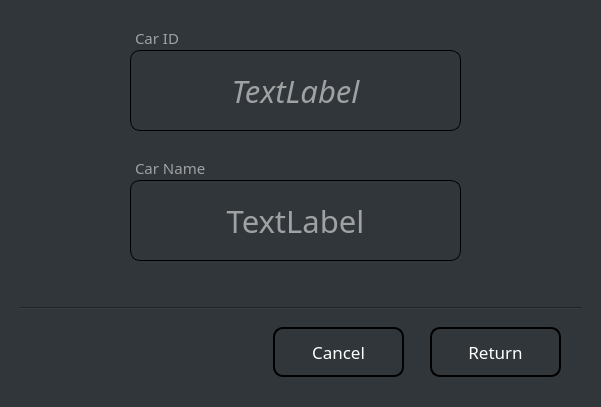
<?xml version="1.0" encoding="UTF-8"?>
<ui version="4.0">
 <class>CarReturnPopup</class>
 <widget class="QDialog" name="CarReturnPopup">
  <property name="geometry">
   <rect>
    <x>0</x>
    <y>0</y>
    <width>601</width>
    <height>407</height>
   </rect>
  </property>
  <property name="windowTitle">
   <string>Car Return</string>
  </property>
  <property name="styleSheet">
   <string notr="true">background-color: rgb(49, 54, 59);</string>
  </property>
  <widget class="QLabel" name="RetCarIDTextlb">
   <property name="geometry">
    <rect>
     <x>130</x>
     <y>50</y>
     <width>331</width>
     <height>81</height>
    </rect>
   </property>
   <property name="font">
    <font>
     <family>HelveticaNeueW01-66MediumIt</family>
     <pointsize>23</pointsize>
     <weight>50</weight>
     <italic>true</italic>
     <bold>false</bold>
    </font>
   </property>
   <property name="layoutDirection">
    <enum>Qt::LeftToRight</enum>
   </property>
   <property name="styleSheet">
    <string notr="true">border: 1px solid rgb(0,0,0);
color : rgb(159,161,162);
border-radius: 10px</string>
   </property>
   <property name="text">
    <string>TextLabel</string>
   </property>
   <property name="alignment">
    <set>Qt::AlignCenter</set>
   </property>
  </widget>
  <widget class="Line" name="line">
   <property name="geometry">
    <rect>
     <x>20</x>
     <y>300</y>
     <width>561</width>
     <height>16</height>
    </rect>
   </property>
   <property name="styleSheet">
    <string notr="true">color: rgb(100,100,100);</string>
   </property>
   <property name="orientation">
    <enum>Qt::Horizontal</enum>
   </property>
  </widget>
  <widget class="QPushButton" name="RetCancelBt">
   <property name="geometry">
    <rect>
     <x>273</x>
     <y>327</y>
     <width>131</width>
     <height>50</height>
    </rect>
   </property>
   <property name="font">
    <font>
     <family>HelveticaNeueW01-66MediumIt</family>
     <pointsize>13</pointsize>
     <weight>50</weight>
     <bold>false</bold>
    </font>
   </property>
   <property name="styleSheet">
    <string notr="true">color: rgb(255,255,255);
border: 2px solid rgb(0,0,0);
border-radius: 10px</string>
   </property>
   <property name="text">
    <string>Cancel</string>
   </property>
  </widget>
  <widget class="QPushButton" name="RetReturnbt">
   <property name="geometry">
    <rect>
     <x>430</x>
     <y>327</y>
     <width>131</width>
     <height>50</height>
    </rect>
   </property>
   <property name="font">
    <font>
     <family>HelveticaNeueW01-66MediumIt</family>
     <pointsize>13</pointsize>
     <weight>50</weight>
     <bold>false</bold>
    </font>
   </property>
   <property name="styleSheet">
    <string notr="true">color: rgb(255,255,255);
border: 2px solid rgb(0,0,0);
border-radius: 10px</string>
   </property>
   <property name="text">
    <string>Return</string>
   </property>
  </widget>
  <widget class="QLabel" name="RegCarIDlb">
   <property name="geometry">
    <rect>
     <x>130</x>
     <y>30</y>
     <width>51</width>
     <height>16</height>
    </rect>
   </property>
   <property name="font">
    <font>
     <family>AppleSDGothicNeoB00</family>
     <pointsize>11</pointsize>
     <weight>50</weight>
     <bold>false</bold>
    </font>
   </property>
   <property name="styleSheet">
    <string notr="true">backgrond-color: rgb(49,54,59);
color: rgb(159, 161, 162);
border: 1px solid rgb(49,54,59);

</string>
   </property>
   <property name="text">
    <string>Car ID</string>
   </property>
  </widget>
  <widget class="QLabel" name="RegCarnamelb">
   <property name="geometry">
    <rect>
     <x>130</x>
     <y>160</y>
     <width>81</width>
     <height>16</height>
    </rect>
   </property>
   <property name="font">
    <font>
     <family>AppleSDGothicNeoB00</family>
     <pointsize>11</pointsize>
     <weight>50</weight>
     <bold>false</bold>
    </font>
   </property>
   <property name="styleSheet">
    <string notr="true">backgrond-color: rgb(49,54,59);
color: rgb(159, 161, 162);
border: 1px solid rgb(49,54,59);
</string>
   </property>
   <property name="text">
    <string>Car Name</string>
   </property>
  </widget>
  <widget class="QLabel" name="RetCarNameTextlb">
   <property name="geometry">
    <rect>
     <x>130</x>
     <y>180</y>
     <width>331</width>
     <height>81</height>
    </rect>
   </property>
   <property name="font">
    <font>
     <family>AppleSDGothicNeoB00</family>
     <pointsize>23</pointsize>
     <weight>50</weight>
     <bold>false</bold>
    </font>
   </property>
   <property name="layoutDirection">
    <enum>Qt::LeftToRight</enum>
   </property>
   <property name="styleSheet">
    <string notr="true">border: 1px solid rgb(0,0,0);
color : rgb(159,161,162);
border-radius: 10px</string>
   </property>
   <property name="text">
    <string>TextLabel</string>
   </property>
   <property name="alignment">
    <set>Qt::AlignCenter</set>
   </property>
  </widget>
 </widget>
 <resources/>
 <connections/>
</ui>
